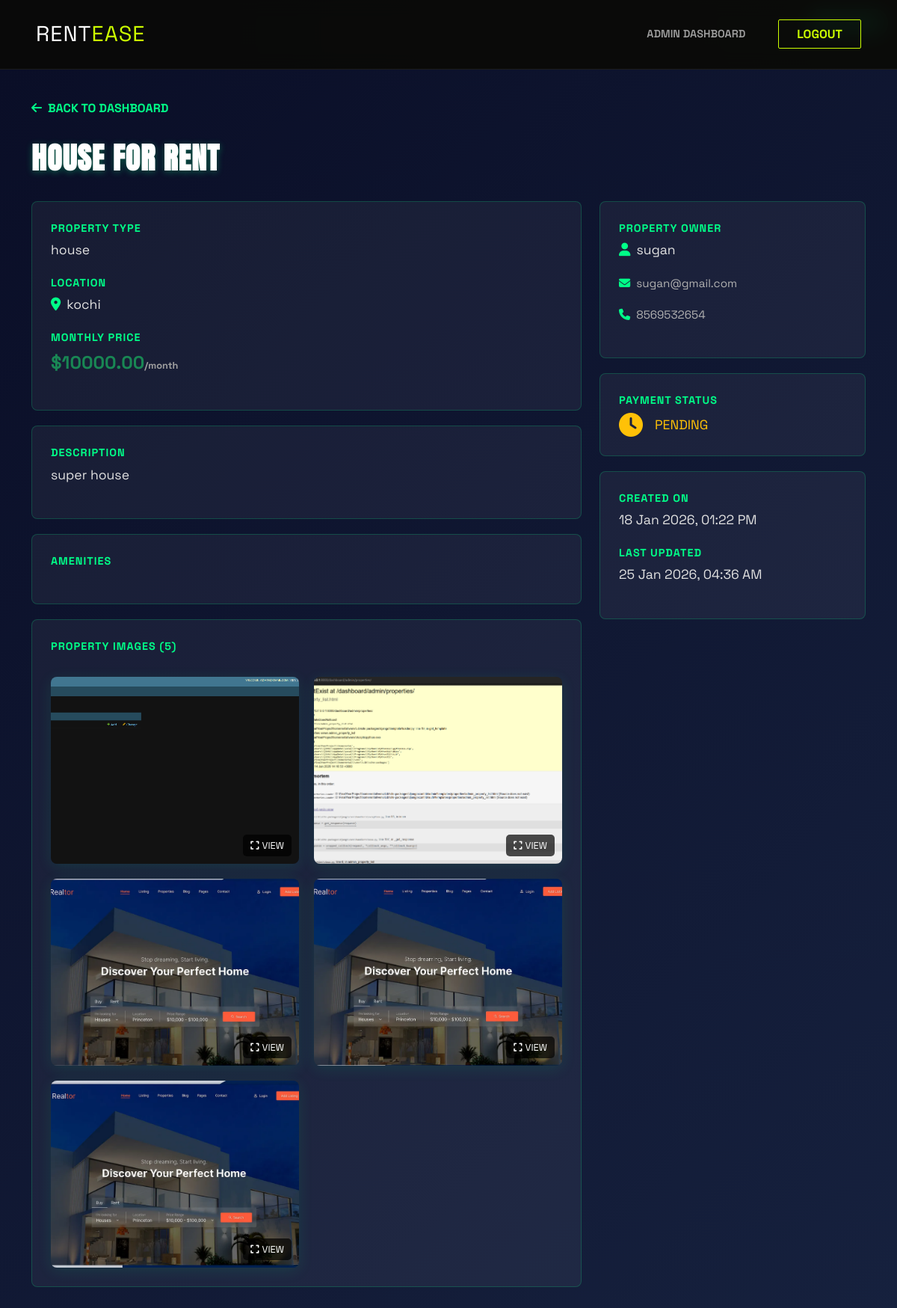
Screenshot of /property-details/5/ (signed in) with the database file from the repository.
### core/models.py (models this page shows, shortened)
class Property(models.Model):
    class Status(models.TextChoices):
        PENDING_APPROVAL = "PENDING", "Pending Approval"
        AVAILABLE = "AVAILABLE", "Available"
        RENTED = "RENTED", "Rented"
        MAINTENANCE = "MAINTENANCE", "Maintenance"
    class Furnishing(models.TextChoices):
        UNFURNISHED = "UNFURNISHED", "Unfurnished"
        SEMI_FURNISHED = "SEMI_FURNISHED", "Semi-Furnished"
        FULLY_FURNISHED = "FULLY_FURNISHED", "Fully Furnished"
    class Facing(models.TextChoices):
        NORTH = "NORTH", "North"
        SOUTH = "SOUTH", "South"
        EAST = "EAST", "East"
        WEST = "WEST", "West"
        NORTHEAST = "NORTHEAST", "North-East"
        NORTHWEST = "NORTHWEST", "North-West"
        SOUTHEAST = "SOUTHEAST", "South-East"
        SOUTHWEST = "SOUTHWEST", "South-West"
    owner = models.ForeignKey(User, on_delete=models.CASCADE, related_name='properties')
    title = models.CharField(max_length=255)
    ad_title = models.CharField(max_length=255, blank=True, null=True, help_text="Short ad title")
    description = models.TextField()
    price = models.DecimalField(max_digits=10, decimal_places=2)
    location = models.CharField(max_length=255)
    property_type = models.CharField(max_length=100)
    bhk = models.IntegerField(default=1, help_text="Number of BHKs (Bedrooms)")
    bathrooms = models.IntegerField(default=1, help_text="Number of bathrooms")
    furnishing = models.CharField(max_length=50, choices=Furnishing.choices, default=Furnishing.SEMI_FURNISHED)
    super_built_area = models.DecimalField(max_digits=10, decimal_places=2, default=0, help_text="Super built area in sqft")
    bachelors_allowed = models.BooleanField(default=True, help_text="Are bachelors allowed?")
    total_floors = models.IntegerField(default=1, help_text="Total floors in the building")
    facing = models.CharField(max_length=50, choices=Facing.choices, default=Facing.NORTH)
    amenities = models.TextField(help_text="Comma-separated list of amenities", blank=True)
    status = models.CharField(max_length=50, choices=Status.choices, default=Status.PENDING_APPROVAL)
    is_paid = models.BooleanField(default=False)
    created_at = models.DateTimeField(auto_now_add=True)
    updated_at = models.DateTimeField(auto_now=True)
    class Meta:
        verbose_name_plural = "Properties"

class PropertyImage(models.Model):
    property = models.ForeignKey(Property, on_delete=models.CASCADE, related_name='images')
    image = models.ImageField(upload_to='property_images/')

class User(AbstractUser):
    class Role(models.TextChoices):
        ADMIN = "ADMIN", "Admin"
        OWNER = "OWNER", "Owner"
        TENANT = "TENANT", "Tenant"
    email = models.EmailField(unique=True, null=False, blank=False)
    role = models.CharField(max_length=50, choices=Role.choices, default=Role.TENANT)
    profile_image = models.ImageField(upload_to='profiles/', blank=True, null=True)
    phone_number = models.CharField(max_length=15, blank=True, null=True)
    groups = models.ManyToManyField(
        'auth.Group',
        related_name='custom_user_set',
        blank=True,
        help_text='The groups this user belongs to.',
        verbose_name='groups',
    )
    user_permissions = models.ManyToManyField(
        'auth.Permission',
        related_name='custom_user_set',
        blank=True,
        help_text='Specific permissions for this user.',
        verbose_name='user permissions',
    )

### core/views.py (the view)
# urls.py: path('property-details/<int:id>/', views.property_details_view, name='property_details'),
@login_required
def property_details_view(request, id):
    if not (request.user.is_superuser or request.user.role == 'ADMIN'):
        return redirect('dashboard')
    property_obj = get_object_or_404(Property, id=id)
    context = {
        'property': property_obj,
        'images': property_obj.images.all()
    }
    return render(request, 'core/property_details.html', context)

### core/templates/core/property_details.html (shortened to what this page needs)
{% load static %}
<!DOCTYPE html>
<html lang="en">
<head>
    <link href="https://cdn.jsdelivr.net/npm/bootstrap@5.3.0/dist/css/bootstrap.min.css" rel="stylesheet">
    <link href="https://cdnjs.cloudflare.com/ajax/libs/font-awesome/6.4.0/css/all.min.css" rel="stylesheet">
    <link rel="stylesheet" href="{% static 'core/css/owner_dashboard.css' %}">
</head>
<body>
    <nav class="navbar navbar-expand-lg sticky-top">
        <div class="container-fluid px-5">
            <a class="navbar-brand" href="{% url 'index' %}">RENT<span>EASE</span></a>
            <div class="collapse navbar-collapse">
                <ul class="navbar-nav ms-auto align-items-center">
                    <li class="nav-item"><a class="nav-link text-white" href="{% url 'dashboard' %}">ADMIN DASHBOARD</a></li>
                    <li class="nav-item ms-4">
                        <a href="{% url 'logout' %}" class="btn-outline-acid">LOGOUT</a>
                    </li>
                </ul>
            </div>
        </div>
    </nav>
    <div class="property-details-container">
        <div class="container">
            <a href="{% url 'dashboard' %}" class="back-button"><i class="fas fa-arrow-left me-2"></i>BACK TO DASHBOARD</a>
            <div class="row mb-4">
                <div class="col-12">
                    <h1 class="property-title">{{ property.title }}</h1>
                    <span class="status-badge {% if property.status == 'PENDING' %}status-pending{% else %}status-available{% endif %}">
                        {{ property.get_status_display }}
                    </span>
                </div>
            </div>
            <div class="row">
                <div class="col-lg-8">
                    <div class="detail-card">
                        <div class="detail-label">Property Type</div>
                        <div class="detail-value">{{ property.property_type }}</div>
                        <div class="detail-label">Location</div>
                        <div class="detail-value">
                            <i class="fas fa-map-marker-alt me-2" style="color: #00ff88;"></i>{{ property.location }}
                        </div>
                        <div class="detail-label">Monthly Price</div>
                        <div class="detail-value text-success fw-bold" style="font-size: 1.5rem;">
                            ${{ property.price }}<span style="font-size: 0.8rem; color: #a0a0a0;">/month</span>
                        </div>
                    </div>
                    <div class="detail-card">
                        <div class="detail-label">Description</div>
                        <div class="detail-value">{{ property.description }}</div>
                    </div>
                    {% if property.amenities %}
                    <div class="detail-card">
                        <div class="detail-label">Amenities</div>
                    </div>
                    {% endif %}
                    <div class="detail-card">
                        <div class="detail-label">Property Images ({{ property.images.count }})</div>
                        {% if images %}
                            <div class="images-grid">
                                {% for image in images %}
                                    <div class="image-card" data-bs-toggle="modal" data-bs-target="#imageModal{{ image.id }}">
                                        <img src="{{ image.image.url }}" alt="Property Image">
                                        <div style="position: absolute; bottom: 10px; right: 10px; background: rgba(0, 0, 0, 0.7); color: white; padding: 5px 10px; border-radius: 5px; font-size: 0.8rem;">
                                            <i class="fas fa-expand me-1"></i>VIEW
                                        </div>
                                    </div>
                                {% endfor %}
                            </div>
                        {% else %}
                            <div style="text-align: center; padding: 40px; color: #a0a0a0;">
                                <i class="fas fa-image fa-3x mb-3" style="color: #666;"></i>
                                <p>No images uploaded for this property yet.</p>
                            </div>
                        {% endif %}
                    </div>
                </div>
                <div class="col-lg-4">
                    <div class="detail-card">
                        <div class="detail-label">Property Owner</div>
                        <div class="detail-value">
                            <i class="fas fa-user me-2" style="color: #00ff88;"></i>{{ property.owner.username }}
                        </div>
                        <div class="detail-value" style="font-size: 0.95rem; color: #b0b0b0;">
                            <i class="fas fa-envelope me-2" style="color: #00ff88;"></i>{{ property.owner.email }}
                        </div>
                        {% if property.owner.phone_number %}
                        <div class="detail-value" style="font-size: 0.95rem; color: #b0b0b0;">
                            <i class="fas fa-phone me-2" style="color: #00ff88;"></i>{{ property.owner.phone_number }}
                        </div>
                        {% endif %}
                    </div>
                    <div class="detail-card">
                        <div class="detail-label">Payment Status</div>
                        <div style="display: flex; align-items: center;">
                            <i class="fas {% if property.is_paid %}fa-check-circle text-success{% else %}fa-clock text-warning{% endif %} fa-2x me-3"></i>
                            <div>
                                <div class="detail-value" style="margin-bottom: 0;">
                                    {% if property.is_paid %}
                                        <span style="color: #00ff88;">PAID</span>
                                    {% else %}
                                        <span style="color: #ffc107;">PENDING</span>
                                    {% endif %}
                                </div>
                            </div>
                        </div>
                    </div>
                    <div class="detail-card">
                        <div class="detail-label">Created On</div>
                        <div class="detail-value">{{ property.created_at|date:"d M Y, h:i A" }}</div>
                        <div class="detail-label">Last Updated</div>
                        <div class="detail-value">{{ property.updated_at|date:"d M Y, h:i A" }}</div>
                    </div>
                </div>
            </div>
        </div>
    </div>
</body>
</html>

### core/static/core/css/owner_dashboard.css (style rules this page uses)
:root { --bg-core: #0a0a0a; --bg-surface: #141414; --acid-green: #CCFF00; --acid-green-dim: rgba(204, 255, 0, 0.15); --white: #ffffff; --gray: #a0a0a0; --border-color: rgba(255, 255, 255, 0.08); --glass-bg: rgba(20, 20, 20, 0.7); --glass-border: rgba(255, 255, 255, 0.08); --card-shadow: 0 8px 32px 0 rgba(0, 0, 0, 0.3); }
body { background-color: var(--bg-core); color: var(--white); font-family: 'Space Grotesk', sans-serif; min-height: 100vh; position: relative; margin: 0; }
body::before { content: ""; position: fixed; top: 0; left: 0; width: 100%; height: 100%; background: url('https://images.unsplash.com/photo-1486406146926-c627a92ad1ab?q=80&w=2070&auto=format&fit=crop'); background-size: cover; background-position: center; background-attachment: fixed; z-index: -2; filter: grayscale(100%) contrast(1.2) brightness(0.6); }
body::after { content: ""; position: fixed; top: 0; left: 0; width: 100%; height: 100%; background: radial-gradient(circle at top right, rgba(204, 255, 0, 0.05), transparent 60%), linear-gradient(to bottom, rgba(10, 10, 10, 0.85), rgba(10, 10, 10, 0.95)); z-index: -1; pointer-events: none; }
h1, h2, h3, h4, h5 { font-family: 'Anton', sans-serif; text-transform: uppercase; letter-spacing: 1px; }
.navbar { padding: 1.2rem 0; background: rgba(10, 10, 10, 0.85); backdrop-filter: blur(12px); border-bottom: 1px solid var(--border-color); position: sticky; top: 0; z-index: 1000; }
.navbar-brand { font-size: 1.8rem; color: var(--white); letter-spacing: 1px; }
.navbar-brand span { color: var(--acid-green); }
.nav-link { color: var(--gray) !important; font-weight: 600; text-transform: uppercase; margin: 0 12px; transition: all 0.3s ease; font-size: 0.9rem; }
.btn-outline-acid { background: transparent; border: 1px solid var(--acid-green); color: var(--acid-green); font-weight: 700; text-transform: uppercase; padding: 8px 24px; font-family: 'Space Grotesk', sans-serif; transition: all 0.3s; text-decoration: none; border-radius: 2px; }
.status-badge { position: absolute; top: 12px; right: 12px; z-index: 2; padding: 5px 10px; font-size: 0.65rem; font-weight: 800; text-transform: uppercase; letter-spacing: 1px; background: rgba(0,0,0,0.85); color: white; border: 1px solid rgba(255,255,255,0.1); backdrop-filter: blur(4px); border-radius: 2px; }

### core/templates/core/property_details.html (style rules this page uses)
.property-details-container { background: linear-gradient(135deg, #0a0e27 0%, #16213e 100%); min-height: 100vh; padding: 40px 0; }
.images-grid { display: grid; grid-template-columns: repeat(auto-fit, minmax(250px, 1fr)); gap: 20px; margin-top: 30px; }
.image-card { position: relative; overflow: hidden; border-radius: 8px; box-shadow: 0 4px 20px rgba(0, 255, 136, 0.1); cursor: pointer; transition: transform 0.3s ease; }
.image-card img { width: 100%; height: 250px; object-fit: cover; display: block; }
.detail-card { background: rgba(255, 255, 255, 0.05); border: 1px solid rgba(0, 255, 136, 0.2); border-radius: 8px; padding: 25px; margin-bottom: 20px; }
.detail-label { color: #00ff88; font-weight: bold; font-size: 0.9rem; text-transform: uppercase; letter-spacing: 1px; margin-bottom: 5px; }
.detail-value { color: #e0e0e0; font-size: 1.1rem; margin-bottom: 20px; }
.property-title { color: #ffffff; font-size: 2.5rem; font-weight: bold; text-transform: uppercase; margin-bottom: 10px; text-shadow: 0 2px 10px rgba(0, 255, 136, 0.3); }
.status-badge { display: inline-block; padding: 8px 16px; border-radius: 20px; font-weight: bold; font-size: 0.85rem; text-transform: uppercase; margin-bottom: 20px; }
.status-available { background-color: rgba(0, 255, 136, 0.2); color: #00ff88; }
.back-button { display: inline-block; margin-bottom: 30px; color: #00ff88; text-decoration: none; font-weight: bold; transition: all 0.3s ease; }

### rows the page displays
Property: title "HOUSE FOR RENT", status "AVAILABLE", property_type "house", location "kochi", price "10000.00", description "super house", images.count "5", owner.username "sugan", owner.email "sugan@gmail.com", owner.phone_number "8569532654", created_at "18 Jan 2026, 01:22 PM", updated_at "25 Jan 2026, 04:36 AM"
PropertyImage: image (picture)
PropertyImage: image (picture)
PropertyImage: image (picture)
PropertyImage: image (picture)
PropertyImage: image (picture)
